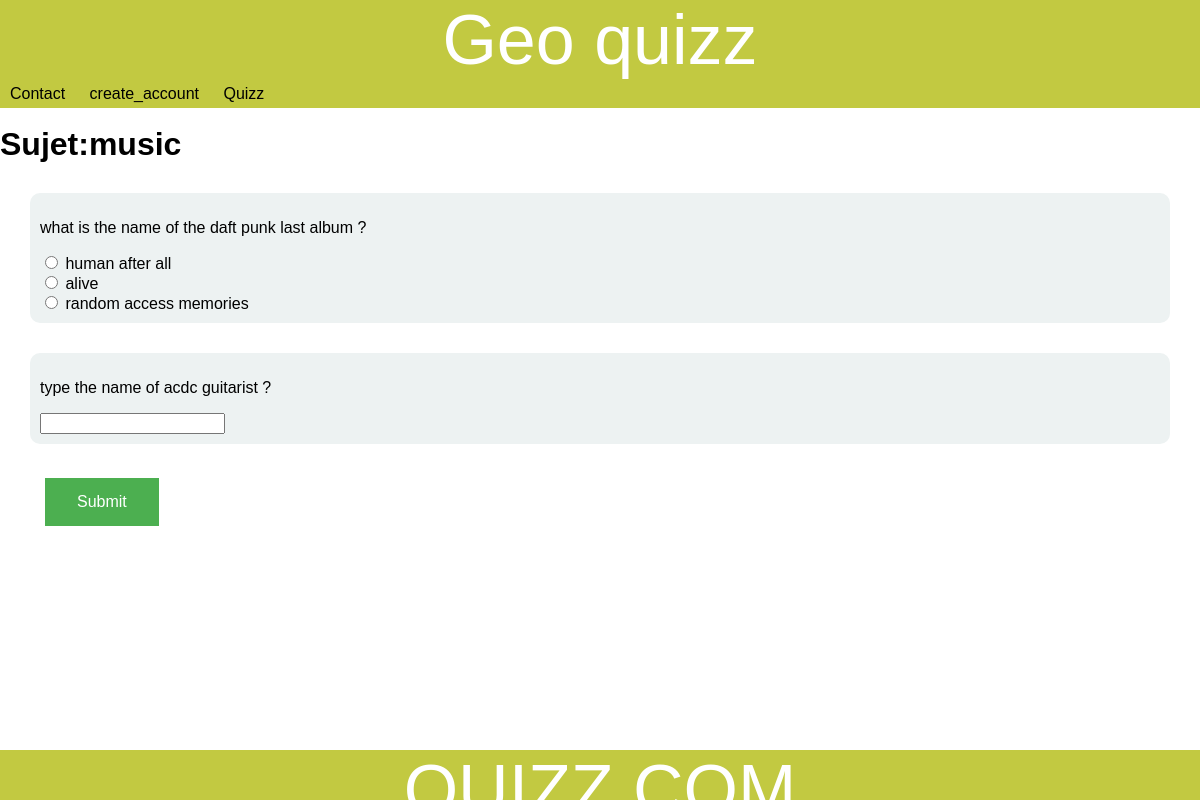
The app's page /music.php with its own data.
### tables this page shows
CREATE TABLE IF NOT EXISTS `quizz` (
  `quizz_id` int(11) NOT NULL AUTO_INCREMENT COMMENT 'Quizz Identifiant',
  `quizz_name` varchar(255) NOT NULL COMMENT 'Quizz name',
  PRIMARY KEY (`quizz_id`)
);

CREATE TABLE IF NOT EXISTS `question` (
  `question_id` int(11) NOT NULL AUTO_INCREMENT COMMENT 'question_identification',
  `question_title` varchar(255) NOT NULL COMMENT 'title of the question',
  `question_quizz_id` int(11) NOT NULL COMMENT 'link question quizz',
  `question_input_type` varchar(255) NOT NULL COMMENT 'input of the question',
  PRIMARY KEY (`question_id`),
  KEY `question_quizz_id_fk` (`question_quizz_id`)
);

CREATE TABLE IF NOT EXISTS `answer` (
  `answer_id` int(11) NOT NULL AUTO_INCREMENT COMMENT 'answer identifier',
  `answer_text` varchar(255) NOT NULL COMMENT 'text of the answer',
  `is_valid_answer` tinyint(1) NOT NULL COMMENT 'valid answer for question',
  `answer_question_id` int(11) NOT NULL COMMENT 'question related',
  PRIMARY KEY (`answer_id`)
);

### database.php (called while the page is built, shortened)
<?php
    function getQuizzByName($QuizzName){
        $params=array('QuizzName' => $QuizzName);
        $query ='select * from quizz where quizz.Quizz_name= :QuizzName';
        return executeQuery($query,$params);
    }
    function getQuestionByQuizzId($QuizzId){
        $params = array('quizzID' => $QuizzId);
        $query='select * from question where question_quizz_id= :quizzID';
        return executeQuery($query,$params);
    }
    function getAnswerQuestionID($questionID){
        $params=array('answer_question_id'=> $questionID);
        $query='select * from answer where answer.answer_question_id= :answer_question_id';
        return executeQuery($query,$params);
    }
    function executeQuery($query,$params){
        $bdd=new PDO('mysql:hoost=localhost;dbname=quizzdb','root');
        try{
            $res=$bdd->prepare($query);
            $res->execute($params);
            $data=$res->fetchAll();
            return $data;
        }catch (PDOException $e){
            var_dump($e);
        }
    }
?>

### music.php (the view, shortened to what this page needs)
<?php include 'database.php';
    $quizz=getQuizzByName('music');
    $questiondata=getQuestionByQuizzId($quizz[0][0]);
?>
<!DOCTYPE html>
<html>
    <head>
        <link rel="stylesheet" href="main.css" />
        <link rel="stylesheet" href="common.css" />
    </head>
    <?php include 'header.php'?>
    <body>
            <div class="header">
                <h1 id="title"> Sujet:<?php echo $quizz[0][1]?></h1>
            </div>
            <div>
                <form action="QuestionCheck.php?quizz=<?php echo $quizz[0][1]?>"  method = "POST">
                    <?php foreach($questiondata as $question){?>
                    <?php $inputtype=$question[3];?>
                        <div class="quesFrame" >
                            <p style="font-size: 22;"><?php echo $question[1]?> ?</p>
                                <?php foreach(getAnswerQuestionID($question[0]) as $answer){?>
                                    <input type=<?php echo $inputtype;?> name=<?php echo $question[0]?> value=<?php if($inputtype=='string'){} else{echo $answer[0];}?> > <?php if($inputtype!='string'){ echo $answer[1]; }?><br>
                                <?php }?>
                        </div>
                    <?php }?>
                    <input type="Submit" value="Submit" class="submitBtn">
                </form>
            </div>
        </body>
    <?php include 'Footer.php'?>
</html>

### main.css (style rules this page uses)
body { margin: 0px; --aside-width: 200px; --horizontal-margin:10px; --picture-width:200px; padding-bottom:50px; }
html { background-color: white; }
.quesFrame { background-color:#edf2f2; border-radius: 10px; padding: 10px; margin: 30px; }
.submitBtn { background-color:#4CAF50 ; color: white; padding: 15px 32px; text-align: center; text-decoration: none; display: inline-block; font-size: 16px; margin: 4px 45px; cursor: pointer; border: none; }

### common.css (style rules this page uses)
* { font-family: arial; }

### records on screen
quizz: quizz_name "music"
question: question_title "what is the name of the daft punk last album"
answer: answer_text "human after all"
answer: answer_text "alive"
answer: answer_text "random access memories"
question: question_title "type the name of acdc guitarist"
